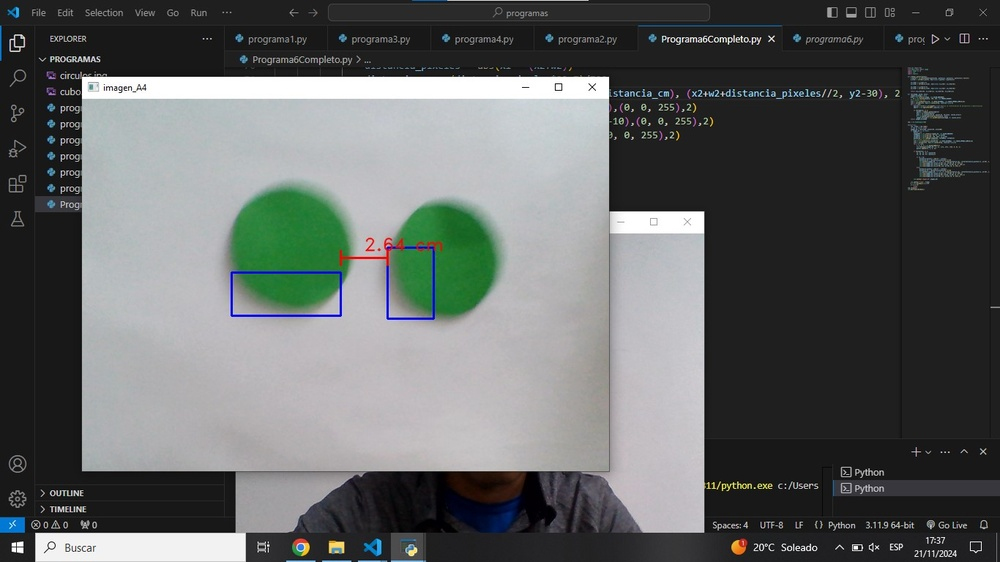
#> input picture cap_programa6.jpg, 1000 x 562 px, shrunk from 1366 x 768 before the run, given in place of the camera
$ python programa7.py
#> lines starting #> are read from the running program, lines starting #| are printed output that depends on the picture; after the words box and inside, x2 and y2 are one past the last pixel; in counts of white or black regions, pixels touching at a corner belong together
#> further down, frame is the input picture: shape (562, 1000, 3); mean B, G, R 99.3, 100.1, 96.8
import cv2
import numpy as np
# se da un entrenamiento para que identifique que caracteristicas cuenta cada figura
def detectar_formas(frame):
    gray = cv2.cvtColor(frame, cv2.COLOR_BGR2GRAY)
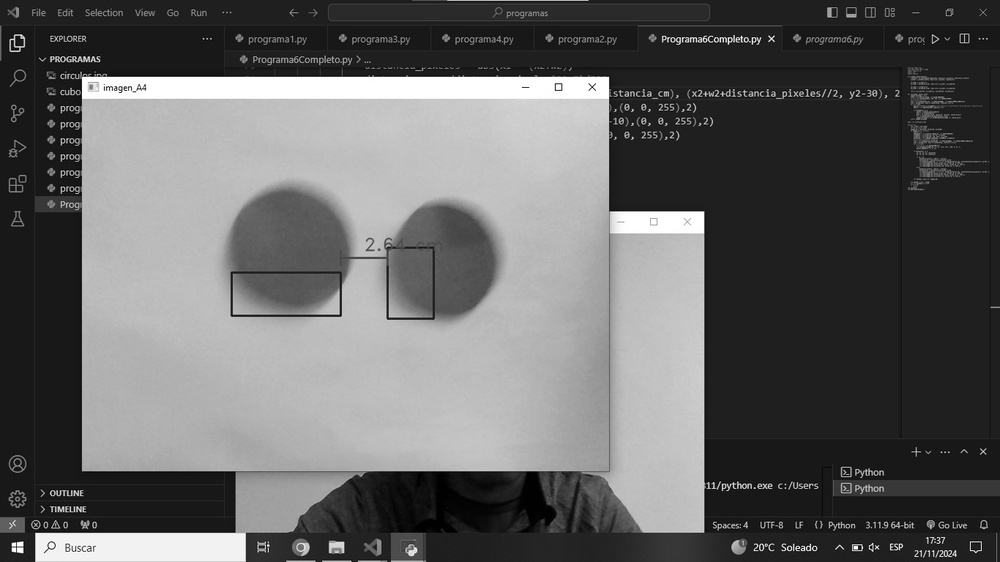
#> gray: shape (562, 1000); min 0, max 255, mean 99
    canny = cv2.Canny(gray, 10, 150)
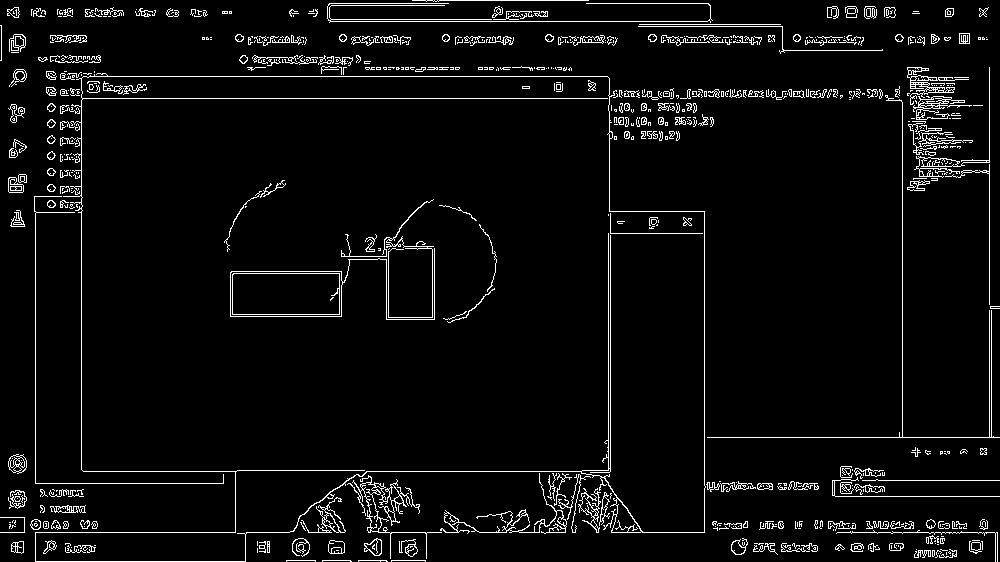
#> canny: shape (562, 1000); 4.6% white in thin lines or dots
    canny = cv2.dilate(canny, None, iterations=1)
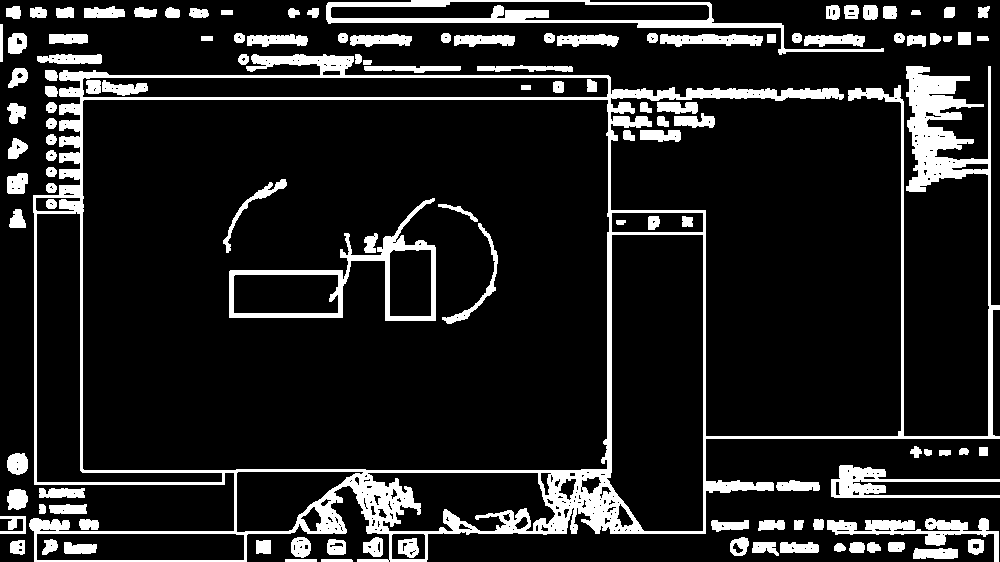
#> canny: shape (562, 1000); 13.2% white; 119 white regions, largest, box (x1, y1, x2, y2) and area: (29, 54, 1000, 562) 37358, (326, 0, 884, 55) 4624, (229, 198, 436, 321) 3723
    canny = cv2.erode(canny, None, iterations=1)
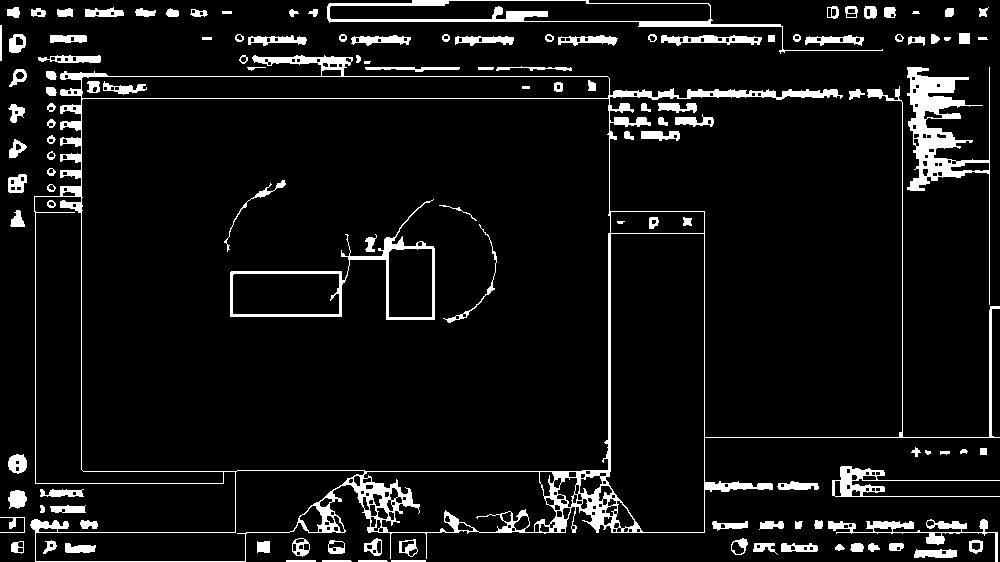
#> canny: shape (562, 1000); 7.4% white; 125 white regions (2 under 20 px)
    cnts, _ = cv2.findContours(canny, cv2.RETR_EXTERNAL, cv2.CHAIN_APPROX_SIMPLE)
#> cnts = 109 contours, 10 with area under 20; largest, box (x1, y1, x2, y2) and area: (30, 55, 1000, 562) 285675, (327, 0, 883, 54) 7926, (907, 67, 990, 305) 4167, (828, 519, 998, 562) 1041, (832, 466, 1000, 497) 1003

    for c in cnts:
        epsilon = 0.01 * cv2.arcLength(c, True)
        approx = cv2.approxPolyDP(c, epsilon, True)
        x, y, w, h = cv2.boundingRect(approx)
        if len(approx) == 3:
            cv2.putText(frame, 'Triangulo', (x, y-5), 1, 1, (0, 255, 0), 1)
        elif len(approx) == 4:
            aspect_ratio = float(w) / h
            if 0.95 <= aspect_ratio <= 1.05:
                cv2.putText(frame, 'Cuadrado', (x, y-5), 1, 1, (0, 255, 0), 1)
            else:
                cv2.putText(frame, 'Rectangulo', (x, y-5), 1, 1, (0, 255, 0), 1)
        elif len(approx) == 5:
            cv2.putText(frame, 'Pentagono', (x, y-5), 1, 1, (0, 255, 0), 1)
        elif len(approx) == 6:
            cv2.putText(frame, 'Hexagono', (x, y-5), 1, 1, (0, 255, 0), 1)
        elif len(approx) > 10:
            cv2.putText(frame, 'Circulo', (x, y-5), 1, 1, (0, 255, 0), 1)

        cv2.drawContours(frame, [approx], 0, (0, 255, 0), 2)
#> this loop made 109 passes
#> (epsilon, approx, x, y, w, h, aspect_ratio) on passes 1, 2, 3, 4, 37: (0.7, [[391, 560], [391, 561], [425, 561], [425, 560]], 391, 560, 35, 2, 17.5), (0.594, [[358, 560], [358, 561], [387, 561], [386, 560]], 358, 560, 30, 2, 15), (0.594, [[322, 560], [322, 561], [351, 561], [350, 560]], 322, 560, 30, 2, 15), (0.6, [[286, 560], [286, 561], [315, 561], [315, 560]], 286, 560, 30, 2, 15), (0.24, [[980, 448], [980, 454], [986, 454], [986, 448]], 980, 448, 7, 7, 1)
#> (epsilon, x, y, w, h, aspect_ratio) on passes 71, 75, 90, 91, 93: (0.22, 202, 37, 10, 3, 3.33), (0.24, 768, 35, 7, 7, 1), (0.4, 959, 33, 11, 11, 1), (0.72, 0, 25, 2, 36, 0.0556), (0.22, 222, 11, 10, 3, 3.33)
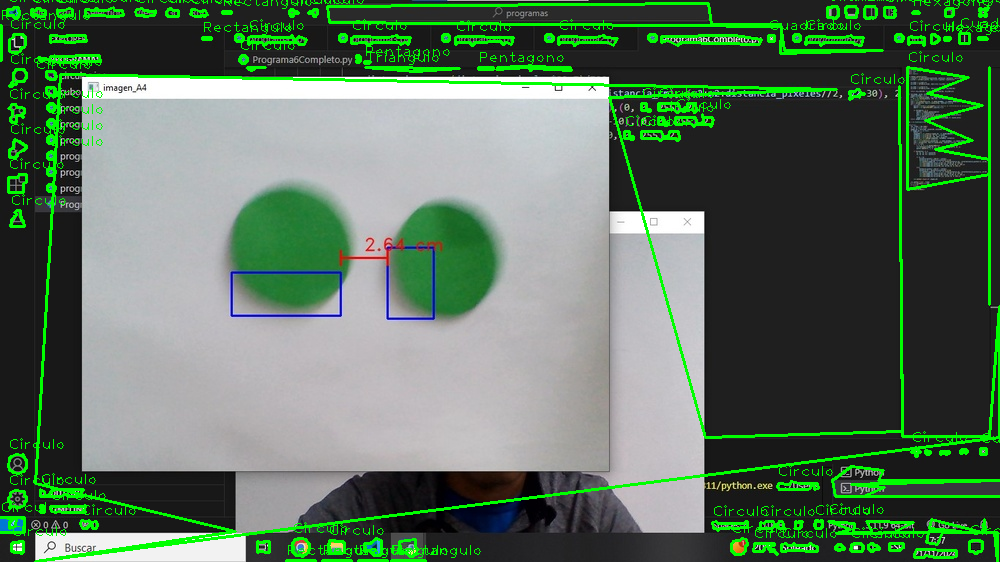
#> frame: shape (562, 1000, 3); 7.48% of pixels changed, all inside (x1, y1, x2, y2) = (0, 0, 1000, 562)

    return frame
#abre la cámara para derectar de que figura se trata
cap = cv2.VideoCapture(0)

while True:
    ret, frame = cap.read()
    if not ret:
        break

    frame_con_formas = detectar_formas(frame)

    cv2.imshow('Deteccion de Formas', frame_con_formas)
    #Cierra si se presiona la tecla Esc
    if cv2.waitKey(1) & 0xFF == 27:
#> (key Esc is pressed here)
        break

cap.release()
cv2.destroyAllWindows()
